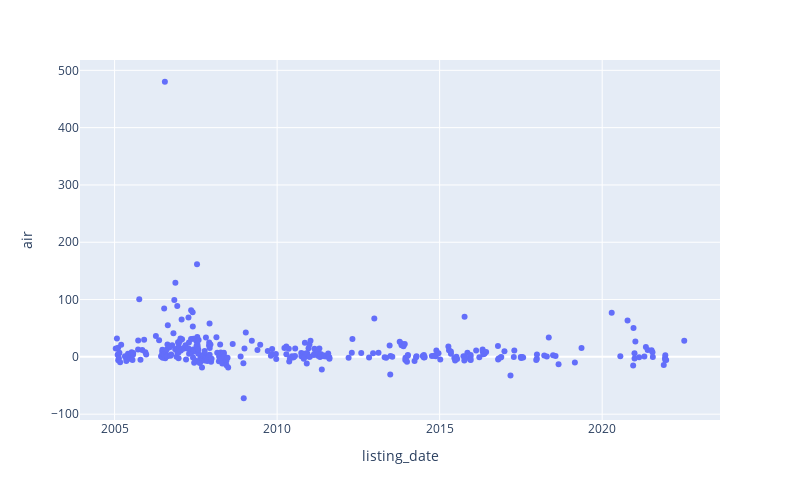

Here is the notebook cell this chart was saved with:
### Markdown cell above
#### Continuous

### Code cell
px.scatter(data_frame=ipo.reset_index(), y='air', x='listing_date', width=800, height=500)

### Figure 1 — Plotly figure (JSON) as saved in the notebook; plotly's stock layout.template omitted (floating-point values rounded to 4 significant figures; data arrays with more than 128 entries replaced by an {"elided": "..."} marker saying what was removed)
{"data": [{"hovertemplate": "listing_date=%{x}<br>air=%{y}<extra></extra>", "legendgroup": "", "marker": {"color": "#636efa", "symbol": "circle"}, "mode": "markers", "name": "", "orientation": "v", "showlegend": false, "type": "scatter", "x": {"elided": "320 str values"}, "xaxis": "x", "y": {"elided": "320 float values"}, "yaxis": "y"}], "layout": {"height": 500, "legend": {"tracegroupgap": 0}, "margin": {"t": 60}, "width": 800, "xaxis": {"anchor": "y", "domain": [0, 1], "title": {"text": "listing_date"}}, "yaxis": {"anchor": "x", "domain": [0, 1], "title": {"text": "air"}}}}
